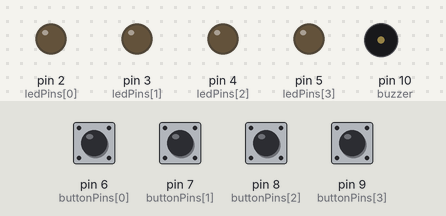
Bench run of a sketch on a simulated Arduino Uno, built with avr-gcc and run on an emulated ATmega328P. On the bench: output pins drawn as LEDs (lit = HIGH), buzzer (waves = sounding). The test bench sets the inputs (shaded band); at power-on: pin 6 (buttonPins[0]), pin 7 (buttonPins[1]), pin 8 (buttonPins[2]), pin 9 (buttonPins[3]) LOW.

Above: at 1.2 s.
1.3 s: pin 6 (buttonPins[0]) pulled HIGH for 0.15 s
At 1.55 s:
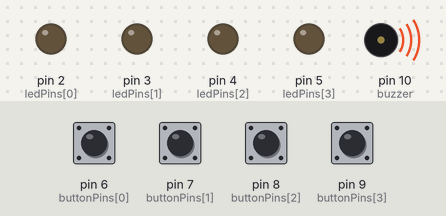
3.1 s: pin 6 (buttonPins[0]) pulled HIGH for 1 s
At 3.6 s:
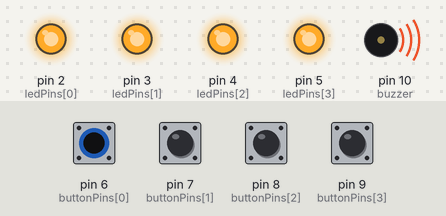
5.6 s: pin 6 (buttonPins[0]) pulled HIGH for 1 s
At 7.6 s:
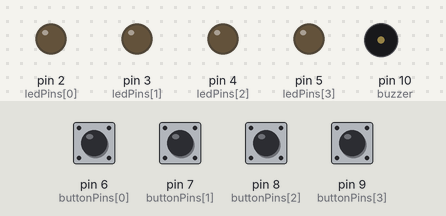
8.1 s: pin 6 (buttonPins[0]) pulled HIGH for 1 s
At 8.6 s:
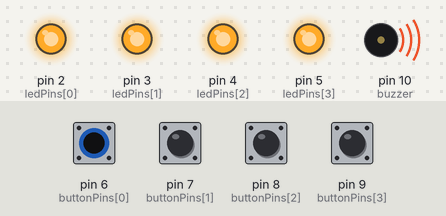
10.6 s: pin 6 (buttonPins[0]) pulled HIGH for 0.15 s
At 11.3 s:
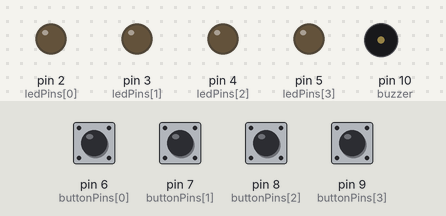
Timing chart, 0 to 13.2 s (numbered marks = the images above; inputs shaded):
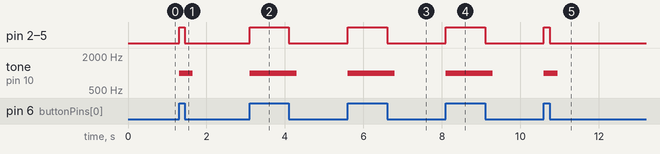

The sketch:

Version_1.ino
```cpp
const int ledPins[] = {2,3,4,5};
const int buttonPins[] = {6,7,8,9};
const int buzzer = 10;
void setup() {
  // put your setup code here, to run once:
  int i;
  for(int i = 0; i < 4; i++)
  {
  pinMode(ledPins[i],OUTPUT);
  pinMode(buttonPins[i],INPUT);
  }
  pinMode(buzzer,OUTPUT);
}

void loop() {
  // put your main code here, to run repeatedly:
  for(int i = 0; i < 4 ; i++)
  {
        digitalWrite(ledPins[i],digitalRead(buttonPins[0]));
        if(digitalRead(buttonPins[i]))
        {
          tone(buzzer,1000,200);
        }
  }
}
```

Measured:
- after the input at 1.3 s, pin 2 (ledPins[0]), pin 3 (ledPins[1]), pin 4 (ledPins[2]), pin 5 (ledPins[3]): LOW → HIGH at once, → LOW 0.15 s later; tone on pin 10 (buzzer): silent → 1000 Hz at once, → silent 0.35 s later
- after the input at 3.1 s, pin 2 (ledPins[0]), pin 3 (ledPins[1]), pin 4 (ledPins[2]), pin 5 (ledPins[3]): LOW → HIGH at once, → LOW 1.0 s later; tone on pin 10 (buzzer): silent → 1000 Hz at once, → silent 1.2 s later
- after the input at 5.6 s, pin 2 (ledPins[0]), pin 3 (ledPins[1]), pin 4 (ledPins[2]), pin 5 (ledPins[3]): LOW → HIGH at once, → LOW 1.0 s later; tone on pin 10 (buzzer): silent → 1000 Hz at once, → silent 1.2 s later
- after the input at 8.1 s, pin 2 (ledPins[0]), pin 3 (ledPins[1]), pin 4 (ledPins[2]), pin 5 (ledPins[3]): LOW → HIGH at once, → LOW 1.0 s later; tone on pin 10 (buzzer): silent → 1000 Hz at once, → silent 1.2 s later
- after the input at 10.6 s, pin 2 (ledPins[0]), pin 3 (ledPins[1]), pin 4 (ledPins[2]), pin 5 (ledPins[3]): LOW → HIGH at once, → LOW 0.15 s later; tone on pin 10 (buzzer): silent → 1000 Hz at once, → silent 0.35 s later
